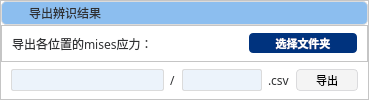
          <widget class="QFrame" name="frame_ans">
           <property name="minimumSize">
            <size>
             <width>0</width>
             <height>84</height>
            </size>
           </property>
           <property name="styleSheet">
            <string notr="true">#frame_ans{
	background: #FFFFFF;
	border-radius: 5px 5px 0px 0px;
	border: 1px solid #DBDBDB;
}
QFrame{
	background-color: rgb(255, 255, 255);
}</string>
           </property>
           <property name="frameShape">
            <enum>QFrame::StyledPanel</enum>
           </property>
           <property name="frameShadow">
            <enum>QFrame::Raised</enum>
           </property>
           <layout class="QVBoxLayout" name="verticalLayout_ans">
            <property name="spacing">
             <number>0</number>
            </property>
            <property name="leftMargin">
             <number>0</number>
            </property>
            <property name="topMargin">
             <number>0</number>
            </property>
            <property name="rightMargin">
             <number>0</number>
            </property>
            <property name="bottomMargin">
             <number>0</number>
            </property>
            <item>
             <widget class="QFrame" name="frame_ans_title">
              <property name="maximumSize">
               <size>
                <width>16777215</width>
                <height>24</height>
               </size>
              </property>
              <property name="styleSheet">
               <string notr="true">#frame_ans_title{
	background: radial-gradient, #8CBEEF;
	border-radius: 5px 5px 0px 0px;
	border: 1px solid #DBDBDB;
}
#frame_30{
	background: radial-gradient, #8CBEEF;
	border-radius: 5px 5px 0px 0px;
	border: none;
}
QLabel {
	font-weight: 400;
	font-size: 12px;
	color: #303133;
	text-align: left;
	font-style: normal;
	text-transform: none;
	background-color: rgb(140, 190, 239);
	border-radius: 5px 5px 0px 0px;
	border: none;
}
QPushButton {
	background-color: rgb(140, 190, 239);
	border-radius: 5px 5px 0px 0px;
	border: none;
}</string>
              </property>
              <property name="frameShape">
               <enum>QFrame::StyledPanel</enum>
              </property>
              <property name="frameShadow">
               <enum>QFrame::Raised</enum>
              </property>
              <layout class="QHBoxLayout" name="horizontalLayout_ans_title">
               <property name="spacing">
                <number>6</number>
               </property>
               <property name="leftMargin">
                <number>6</number>
               </property>
               <property name="topMargin">
                <number>0</number>
               </property>
               <property name="rightMargin">
                <number>10</number>
               </property>
               <property name="bottomMargin">
                <number>0</number>
               </property>
               <item>
                <widget class="QFrame" name="frame_30">
                 <property name="frameShape">
                  <enum>QFrame::StyledPanel</enum>
                 </property>
                 <property name="frameShadow">
                  <enum>QFrame::Raised</enum>
                 </property>
                 <layout class="QHBoxLayout" name="horizontalLayout_30">
                  <property name="spacing">
                   <number>6</number>
                  </property>
                  <property name="leftMargin">
                   <number>0</number>
                  </property>
                  <property name="topMargin">
                   <number>0</number>
                  </property>
                  <property name="rightMargin">
                   <number>0</number>
                  </property>
                  <property name="bottomMargin">
                   <number>0</number>
                  </property>
                  <item>
                   <widget class="QLabel" name="label_30">
                    <property name="minimumSize">
                     <size>
                      <width>15</width>
                      <height>15</height>
                     </size>
                    </property>
                    <property name="maximumSize">
                     <size>
                      <width>15</width>
                      <height>15</height>
                     </size>
                    </property>
                    <property name="text">
                     <string/>
                    </property>
                    <property name="pixmap">
                     <pixmap resource="res.qrc">:/icons/icon_save.png</pixmap>
                    </property>
                    <property name="scaledContents">
                     <bool>true</bool>
                    </property>
                   </widget>
                  </item>
                  <item>
                   <widget class="QLabel" name="label_300">
                    <property name="font">
                     <font>
                      <family>黑体</family>
                      <pointsize>-1</pointsize>
                      <weight>50</weight>
                      <italic>false</italic>
                      <bold>false</bold>
                     </font>
                    </property>
                    <property name="text">
                     <string>导出辨识结果</string>
                    </property>
                   </widget>
                  </item>
                 </layout>
                </widget>
               </item>
               <item>
                <spacer name="horizontalSpacer_ans_about">
                 <property name="orientation">
                  <enum>Qt::Horizontal</enum>
                 </property>
                 <property name="sizeHint" stdset="0">
                  <size>
                   <width>202</width>
                   <height>6</height>
                  </size>
                 </property>
                </spacer>
               </item>
               <item>
                <widget class="QPushButton" name="pushButton_30">
                 <property name="font">
                  <font>
                   <family>Arial</family>
                   <pointsize>8</pointsize>
                  </font>
                 </property>
                 <property name="text">
                  <string/>
                 </property>
                 <property name="icon">
                  <iconset resource="res.qrc">
                   <normaloff>:/icons/icon_about.png</normaloff>:/icons/icon_about.png</iconset>
                 </property>
                </widget>
               </item>
              </layout>
             </widget>
            </item>
            <item>
             <widget class="QFrame" name="frame_ans_file">
              <property name="styleSheet">
               <string notr="true">QLabel{
	font-weight: 400;
	font-size: 12px;
	color: #303133;
	text-align: left;
	font-style: normal;
	text-transform: none;
}
QPushButton {
	height: 20px;
	background: #00337E;
	border-radius: 4px 4px 4px 4px;
	color: rgb(255, 255, 255);
}</string>
              </property>
              <property name="frameShape">
               <enum>QFrame::StyledPanel</enum>
              </property>
              <property name="frameShadow">
               <enum>QFrame::Raised</enum>
              </property>
              <layout class="QHBoxLayout" name="horizontalLayout_ans_file">
               <property name="spacing">
                <number>6</number>
               </property>
               <property name="leftMargin">
                <number>10</number>
               </property>
               <property name="topMargin">
                <number>0</number>
               </property>
               <property name="rightMargin">
                <number>10</number>
               </property>
               <property name="bottomMargin">
                <number>0</number>
               </property>
               <item>
                <widget class="QLabel" name="label_301">
                 <property name="font">
                  <font>
                   <family>黑体</family>
                   <pointsize>-1</pointsize>
                   <weight>50</weight>
                   <italic>false</italic>
                   <bold>false</bold>
                  </font>
                 </property>
                 <property name="text">
                  <string>导出各位置的mises应力：</string>
                 </property>
                </widget>
               </item>
               <item>
                <spacer name="horizontalSpacer_ans_file">
                 <property name="orientation">
                  <enum>Qt::Horizontal</enum>
                 </property>
                 <property name="sizeHint" stdset="0">
                  <size>
                   <width>90</width>
                   <height>6</height>
                  </size>
                 </property>
                </spacer>
               </item>
               <item>
                <widget class="QPushButton" name="pushButton_301">
                 <property name="minimumSize">
                  <size>
                   <width>108</width>
                   <height>20</height>
                  </size>
                 </property>
                 <property name="maximumSize">
                  <size>
                   <width>108</width>
                   <height>20</height>
                  </size>
                 </property>
                 <property name="font">
                  <font>
                   <family>等线</family>
                   <pointsize>8</pointsize>
                   <weight>75</weight>
                   <italic>false</italic>
                   <bold>true</bold>
                  </font>
                 </property>
                 <property name="styleSheet">
                  <string notr="true"/>
                 </property>
                 <property name="text">
                  <string>选择文件夹</string>
                 </property>
                </widget>
               </item>
              </layout>
             </widget>
            </item>
            <item>
             <widget class="QFrame" name="frame_ans_file_write">
              <property name="styleSheet">
               <string notr="true">QFrame{
	border-radius: 5px 5px 5px 5px;
	border: none;
}
QLabel{
	font-weight: 400;
	font-size: 12px;
	color: #303133;
	text-align: left;
	font-style: normal;
	text-transform: none;
}
QPushButton{
	width: 60px;
	height: 20px;
	background: qradialgradient(cx:0%, cy:0%, radius:100%, fx:50%, fy:50%, stop:0 #ECECED, stop:1 #FFFFFF);
	border-radius: 4px 4px 4px 4px;
	border: 1px solid #DBDBDD;
}
QLineEdit{
	height: 20px;
	background: #ECF3FB;
	border-radius: 2px 2px 2px 2px;
	border: 1px solid #DBDBDB;
}</string>
              </property>
              <property name="frameShape">
               <enum>QFrame::StyledPanel</enum>
              </property>
              <property name="frameShadow">
               <enum>QFrame::Raised</enum>
              </property>
              <layout class="QHBoxLayout" name="horizontalLayout_ans_file_write">
               <property name="spacing">
                <number>6</number>
               </property>
               <property name="leftMargin">
                <number>10</number>
               </property>
               <property name="topMargin">
                <number>0</number>
               </property>
               <property name="rightMargin">
                <number>10</number>
               </property>
               <property name="bottomMargin">
                <number>0</number>
               </property>
               <item>
                <widget class="QLineEdit" name="lineEdit_302"/>
               </item>
               <item>
                <widget class="QLabel" name="label_31">
                 <property name="font">
                  <font>
                   <family>黑体</family>
                   <pointsize>-1</pointsize>
                   <weight>50</weight>
                   <italic>false</italic>
                   <bold>false</bold>
                  </font>
                 </property>
                 <property name="text">
                  <string>/</string>
                 </property>
                </widget>
               </item>
               <item>
                <widget class="QLineEdit" name="lineEdit_303">
                 <property name="maximumSize">
                  <size>
                   <width>80</width>
                   <height>16777215</height>
                  </size>
                 </property>
                </widget>
               </item>
               <item>
                <widget class="QLabel" name="label_32">
                 <property name="font">
                  <font>
                   <family>黑体</family>
                   <pointsize>-1</pointsize>
                   <weight>50</weight>
                   <italic>false</italic>
                   <bold>false</bold>
                  </font>
                 </property>
                 <property name="text">
                  <string>.csv</string>
                 </property>
                </widget>
               </item>
               <item>
                <widget class="QPushButton" name="pushButton_302">
                 <property name="font">
                  <font>
                   <family>黑体</family>
                   <pointsize>8</pointsize>
                  </font>
                 </property>
                 <property name="text">
                  <string>导出</string>
                 </property>
                </widget>
               </item>
              </layout>
             </widget>
            </item>
           </layout>
          </widget>
